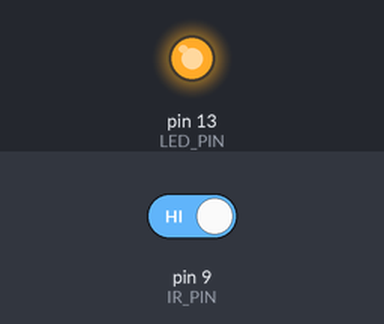
A sketch run on a simulated Arduino Uno, built with avr-gcc and run on an emulated ATmega328P. Parts: output pins drawn as LEDs (lit = HIGH). The test bench sets the inputs (shaded band); at power-on: pin 9 (IR_PIN) HIGH. What the sketch prints to the serial monitor is not drawn.

Above: at 1.2 s.
1.3 s: pin 9 (IR_PIN) driven LOW
At 2.5 s:
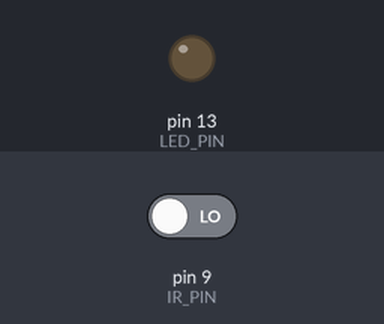
2.8 s: pin 9 (IR_PIN) driven HIGH
At 3.8 s:
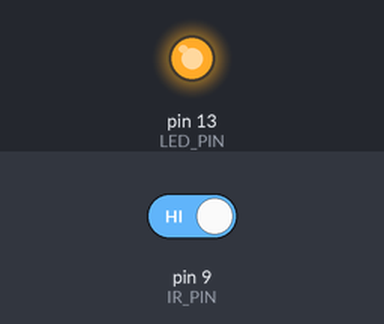
Timing chart, 0 to 5.8 s (numbered marks = the images above; inputs shaded):
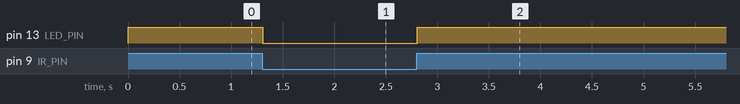

Measured:
- after the input at 1.3 s, pin 13 (LED_PIN): HIGH → LOW at once
- after the input at 2.8 s, pin 13 (LED_PIN): LOW → HIGH at once

The sketch:

elec0112arduinoSketch.ino
```cpp
// Touchless 3D printer endstop example code
// 2016-08-30 Lingkang Zhang <lingkangzhang@gmail.com>
// www.marginallyclever.com

// Connect sensor pin S pin to Arduino pin 9.
// Connect sensor pin V pin to Arduino pin 5v.
// Connect sensor pin G pin to Arduino pin GND.


int LED_PIN = 13;
int IR_PIN = 9;


void setup() {
  // start serial
  Serial.begin(9600);
  // get ready to blink the light
  pinMode(LED_PIN, OUTPUT);
  // get ready to read the sensor
  pinMode(IR_PIN,INPUT);
}


void loop() {
  // read the sensor
  int sensorReading = digitalRead(IR_PIN);

  // print the sensor reading to the serial window
  Serial.println(sensorReading);

  // when sensorReading is zero there is nothing in the way.
  digitalWrite(LED_PIN, (sensorReading>0) ? HIGH : LOW);
}
```
